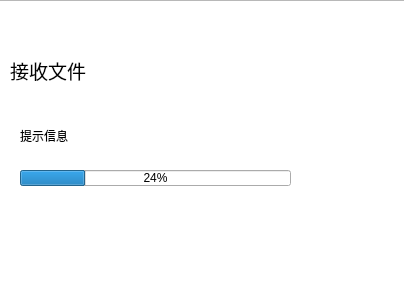
<?xml version="1.0" encoding="UTF-8"?>
<ui version="4.0">
 <class>receivefiledialog</class>
 <widget class="QWidget" name="receivefiledialog">
  <property name="geometry">
   <rect>
    <x>0</x>
    <y>0</y>
    <width>404</width>
    <height>295</height>
   </rect>
  </property>
  <property name="windowTitle">
   <string>Form</string>
  </property>
  <widget class="QProgressBar" name="progressBar">
   <property name="geometry">
    <rect>
     <x>20</x>
     <y>170</y>
     <width>271</width>
     <height>16</height>
    </rect>
   </property>
   <property name="value">
    <number>24</number>
   </property>
  </widget>
  <widget class="QLabel" name="label_message">
   <property name="geometry">
    <rect>
     <x>20</x>
     <y>120</y>
     <width>261</width>
     <height>31</height>
    </rect>
   </property>
   <property name="text">
    <string>提示信息</string>
   </property>
  </widget>
  <widget class="QListView" name="listView">
   <property name="geometry">
    <rect>
     <x>-30</x>
     <y>0</y>
     <width>441</width>
     <height>301</height>
    </rect>
   </property>
   <property name="styleSheet">
    <string notr="true">border-image: url(:/img/receivefile.png);</string>
   </property>
  </widget>
  <widget class="QLabel" name="label">
   <property name="geometry">
    <rect>
     <x>10</x>
     <y>50</y>
     <width>131</width>
     <height>41</height>
    </rect>
   </property>
   <property name="text">
    <string>&lt;html&gt;&lt;head/&gt;&lt;body&gt;&lt;p&gt;&lt;span style=&quot; font-size:14pt;&quot;&gt;接收文件&lt;/span&gt;&lt;/p&gt;&lt;/body&gt;&lt;/html&gt;</string>
   </property>
  </widget>
  <zorder>listView</zorder>
  <zorder>progressBar</zorder>
  <zorder>label_message</zorder>
  <zorder>label</zorder>
 </widget>
 <resources/>
 <connections/>
</ui>
